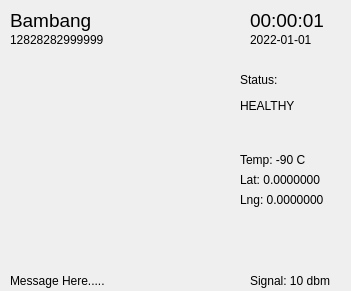
<?xml version="1.0" encoding="UTF-8"?>
<ui version="4.0">
 <class>Form</class>
 <widget class="QWidget" name="Form">
  <property name="geometry">
   <rect>
    <x>0</x>
    <y>0</y>
    <width>351</width>
    <height>291</height>
   </rect>
  </property>
  <property name="windowTitle">
   <string>Form</string>
  </property>
  <widget class="AnalogGaugeWidget" name="gauge_widget" native="true">
   <property name="geometry">
    <rect>
     <x>40</x>
     <y>70</y>
     <width>181</width>
     <height>171</height>
    </rect>
   </property>
  </widget>
  <widget class="QLabel" name="lbl_time">
   <property name="geometry">
    <rect>
     <x>250</x>
     <y>10</y>
     <width>101</width>
     <height>20</height>
    </rect>
   </property>
   <property name="font">
    <font>
     <pointsize>14</pointsize>
    </font>
   </property>
   <property name="text">
    <string>00:00:01</string>
   </property>
  </widget>
  <widget class="QLabel" name="lbl_date">
   <property name="geometry">
    <rect>
     <x>250</x>
     <y>30</y>
     <width>91</width>
     <height>20</height>
    </rect>
   </property>
   <property name="text">
    <string>2022-01-01</string>
   </property>
  </widget>
  <widget class="QLabel" name="lbl_lat">
   <property name="geometry">
    <rect>
     <x>240</x>
     <y>170</y>
     <width>91</width>
     <height>20</height>
    </rect>
   </property>
   <property name="text">
    <string>Lat: 0.0000000</string>
   </property>
  </widget>
  <widget class="QLabel" name="lbl_long">
   <property name="geometry">
    <rect>
     <x>240</x>
     <y>190</y>
     <width>101</width>
     <height>20</height>
    </rect>
   </property>
   <property name="text">
    <string>Lng: 0.0000000</string>
   </property>
  </widget>
  <widget class="QLabel" name="lbl_temp">
   <property name="geometry">
    <rect>
     <x>240</x>
     <y>150</y>
     <width>91</width>
     <height>20</height>
    </rect>
   </property>
   <property name="text">
    <string>Temp: -90 C</string>
   </property>
  </widget>
  <widget class="QLabel" name="lbl_status">
   <property name="geometry">
    <rect>
     <x>240</x>
     <y>70</y>
     <width>91</width>
     <height>20</height>
    </rect>
   </property>
   <property name="text">
    <string>Status:</string>
   </property>
  </widget>
  <widget class="QLabel" name="lbl_status_val">
   <property name="geometry">
    <rect>
     <x>240</x>
     <y>90</y>
     <width>91</width>
     <height>31</height>
    </rect>
   </property>
   <property name="text">
    <string>HEALTHY</string>
   </property>
   <property name="wordWrap">
    <bool>true</bool>
   </property>
  </widget>
  <widget class="QLabel" name="lbl_user">
   <property name="geometry">
    <rect>
     <x>10</x>
     <y>10</y>
     <width>101</width>
     <height>21</height>
    </rect>
   </property>
   <property name="font">
    <font>
     <pointsize>14</pointsize>
    </font>
   </property>
   <property name="text">
    <string>Bambang</string>
   </property>
  </widget>
  <widget class="QLabel" name="lbl_device_id">
   <property name="geometry">
    <rect>
     <x>10</x>
     <y>30</y>
     <width>121</width>
     <height>20</height>
    </rect>
   </property>
   <property name="text">
    <string>12828282999999</string>
   </property>
  </widget>
  <widget class="QLabel" name="lbl_message">
   <property name="geometry">
    <rect>
     <x>10</x>
     <y>270</y>
     <width>231</width>
     <height>21</height>
    </rect>
   </property>
   <property name="text">
    <string>Message Here.....</string>
   </property>
  </widget>
  <widget class="QLabel" name="lbl_signal">
   <property name="geometry">
    <rect>
     <x>250</x>
     <y>271</y>
     <width>91</width>
     <height>20</height>
    </rect>
   </property>
   <property name="text">
    <string>Signal: 10 dbm</string>
   </property>
  </widget>
 </widget>
 <customwidgets>
  <customwidget>
   <class>AnalogGaugeWidget</class>
   <extends>QWidget</extends>
   <header location="global">analoggaugewidget.h</header>
   <container>1</container>
  </customwidget>
 </customwidgets>
 <resources/>
 <connections/>
</ui>
